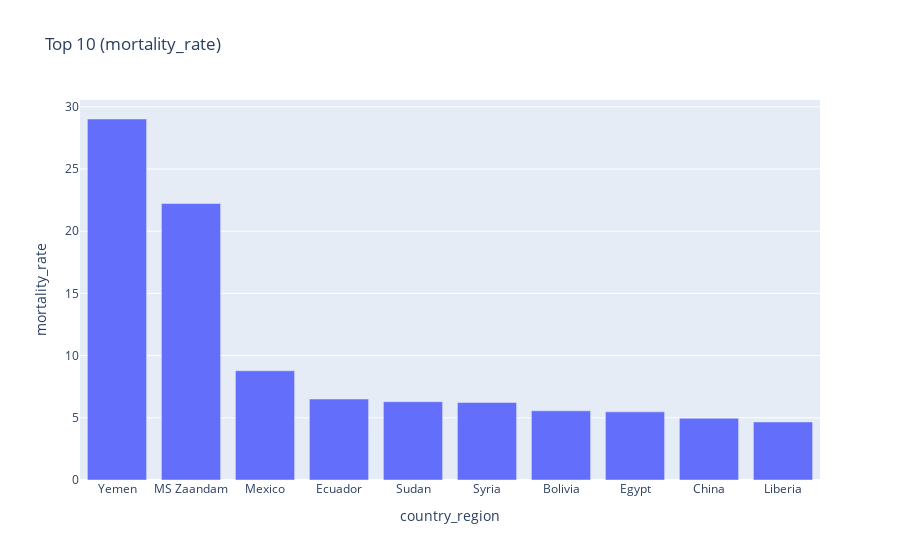

The notebook cell this image was saved under:
### Code cell
plot_top10('mortality_rate')

### Figure 1 — Plotly figure (JSON) as saved in the notebook; plotly's stock layout.template omitted (floating-point values rounded to 4 significant figures)
{"data": [{"alignmentgroup": "True", "hovertemplate": "country_region=%{x}<br>mortality_rate=%{y}<extra></extra>", "legendgroup": "", "marker": {"color": "#636efa"}, "name": "", "offsetgroup": "", "orientation": "v", "showlegend": false, "textposition": "auto", "type": "bar", "x": ["Yemen", "MS Zaandam", "Mexico", "Ecuador", "Sudan", "Syria", "Bolivia", "Egypt", "China", "Liberia"], "xaxis": "x", "y": [29.02, 22.22, 8.784, 6.508, 6.296, 6.231, 5.562, 5.478, 4.965, 4.666], "yaxis": "y"}], "layout": {"barmode": "relative", "legend": {"tracegroupgap": 0}, "title": {"text": "Top 10 (mortality_rate)"}, "xaxis": {"anchor": "y", "domain": [0, 1], "title": {"text": "country_region"}}, "yaxis": {"anchor": "x", "domain": [0, 1], "title": {"text": "mortality_rate"}}}}
